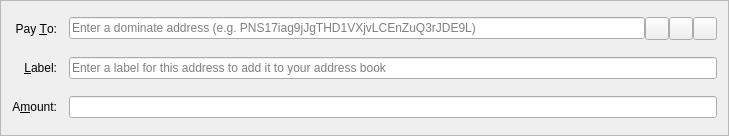
<?xml version="1.0" encoding="UTF-8"?>
<ui version="4.0">
 <class>SendCoinsEntry</class>
 <widget class="QFrame" name="SendCoinsEntry">
  <property name="geometry">
   <rect>
    <x>0</x>
    <y>0</y>
    <width>729</width>
    <height>136</height>
   </rect>
  </property>
  <property name="windowTitle">
   <string>Form</string>
  </property>
  <property name="frameShape">
   <enum>QFrame::StyledPanel</enum>
  </property>
  <property name="frameShadow">
   <enum>QFrame::Sunken</enum>
  </property>
  <layout class="QGridLayout" name="gridLayout">
   <property name="spacing">
    <number>12</number>
   </property>
   <item row="5" column="0">
    <widget class="QLabel" name="label">
     <property name="text">
      <string>A&amp;mount:</string>
     </property>
     <property name="alignment">
      <set>Qt::AlignRight|Qt::AlignTrailing|Qt::AlignVCenter</set>
     </property>
     <property name="buddy">
      <cstring>payAmount</cstring>
     </property>
    </widget>
   </item>
   <item row="3" column="0">
    <widget class="QLabel" name="label_2">
     <property name="text">
      <string>Pay &amp;To:</string>
     </property>
     <property name="alignment">
      <set>Qt::AlignRight|Qt::AlignTrailing|Qt::AlignVCenter</set>
     </property>
     <property name="buddy">
      <cstring>payTo</cstring>
     </property>
    </widget>
   </item>
   <item row="5" column="1">
    <widget class="BitcoinAmountField" name="payAmount"/>
   </item>
   <item row="4" column="1">
    <layout class="QHBoxLayout" name="horizontalLayout_2">
     <property name="spacing">
      <number>0</number>
     </property>
     <item>
      <widget class="QValidatedLineEdit" name="addAsLabel">
       <property name="enabled">
        <bool>true</bool>
       </property>
       <property name="toolTip">
        <string>Enter a label for this address to add it to your address book</string>
       </property>
       <property name="placeholderText">
        <string>Enter a label for this address to add it to your address book</string>
       </property>
      </widget>
     </item>
    </layout>
   </item>
   <item row="4" column="0">
    <widget class="QLabel" name="label_4">
     <property name="text">
      <string>&amp;Label:</string>
     </property>
     <property name="alignment">
      <set>Qt::AlignRight|Qt::AlignTrailing|Qt::AlignVCenter</set>
     </property>
     <property name="buddy">
      <cstring>addAsLabel</cstring>
     </property>
    </widget>
   </item>
   <item row="3" column="1">
    <layout class="QHBoxLayout" name="payToLayout">
     <property name="spacing">
      <number>0</number>
     </property>
     <item>
      <widget class="QValidatedLineEdit" name="payTo">
       <property name="toolTip">
        <string>The address to send the payment to</string>
       </property>
       <property name="maxLength">
        <number>34</number>
       </property>
       <property name="placeholderText">
        <string>Enter a dominate address (e.g. PNS17iag9jJgTHD1VXjvLCEnZuQ3rJDE9L)</string>
       </property>
      </widget>
     </item>
     <item>
      <widget class="QToolButton" name="addressBookButton">
       <property name="toolTip">
        <string>Choose address from address book</string>
       </property>
       <property name="text">
        <string/>
       </property>
       <property name="icon">
        <iconset resource="../bitcoin.qrc">
         <normaloff>:/icons/address-book</normaloff>:/icons/address-book</iconset>
       </property>
       <property name="shortcut">
        <string>Alt+A</string>
       </property>
      </widget>
     </item>
     <item>
      <widget class="QToolButton" name="pasteButton">
       <property name="toolTip">
        <string>Paste address from clipboard</string>
       </property>
       <property name="text">
        <string/>
       </property>
       <property name="icon">
        <iconset resource="../bitcoin.qrc">
         <normaloff>:/icons/editpaste</normaloff>:/icons/editpaste</iconset>
       </property>
       <property name="shortcut">
        <string>Alt+P</string>
       </property>
      </widget>
     </item>
     <item>
      <widget class="QToolButton" name="deleteButton">
       <property name="toolTip">
        <string>Remove this recipient</string>
       </property>
       <property name="text">
        <string/>
       </property>
       <property name="icon">
        <iconset resource="../bitcoin.qrc">
         <normaloff>:/icons/remove</normaloff>:/icons/remove</iconset>
       </property>
      </widget>
     </item>
    </layout>
   </item>
  </layout>
 </widget>
 <customwidgets>
  <customwidget>
   <class>BitcoinAmountField</class>
   <extends>QLineEdit</extends>
   <header>bitcoinamountfield.h</header>
   <container>1</container>
  </customwidget>
  <customwidget>
   <class>QValidatedLineEdit</class>
   <extends>QLineEdit</extends>
   <header>qvalidatedlineedit.h</header>
  </customwidget>
 </customwidgets>
 <resources>
  <include location="../bitcoin.qrc"/>
 </resources>
 <connections/>
</ui>
